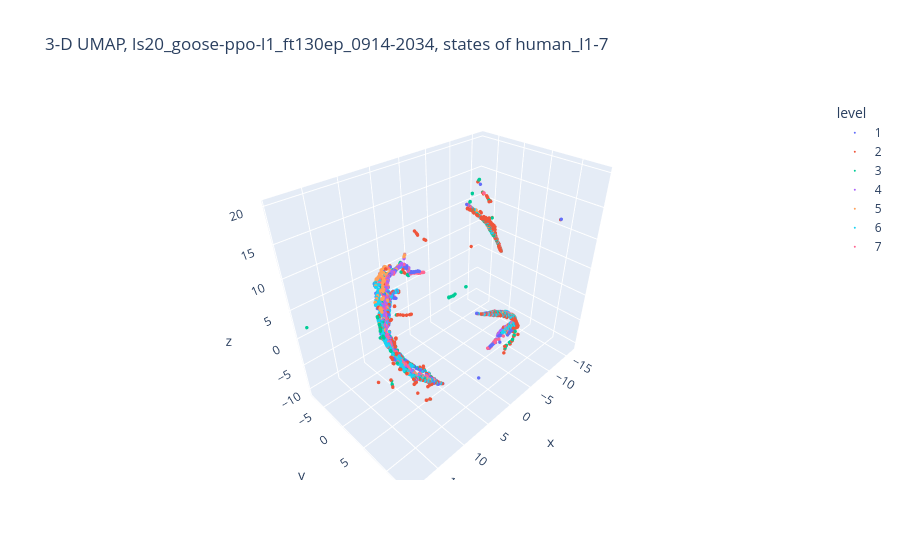

Notebook cell for this chart:
### Markdown cell above
## Interactive 3-D UMAP (plotly)

Rotate with the mouse; hovering shows episode, step, action and whether the episode completed its level. The episode number matches the GIF file names (`arc_dataset_metric_visualization --gifs`). Also saved as an HTML file in `evaluation/<game>/`.

### Code cell
PLOTLY_MODEL = MODELS[2]  # which model to show in 3-D

layout_3d = umap.UMAP(n_components=3, n_neighbors=50, min_dist=0.1, init="pca", random_state=SEED).fit_transform(embeddings[PLOTLY_MODEL])  # same settings as above, but 3 axes
episode_starts = np.array([start for start, _ in episodes])  # first row of every episode
points_3d = pd.DataFrame({
    "x": layout_3d[:, 0], "y": layout_3d[:, 1], "z": layout_3d[:, 2],
    "level": levels.astype(str),  # text -> one colour per level
    "episode": episode_of_row,  # same number as in the GIF file names
    "step": np.arange(len(grids)) - episode_starts[episode_of_row],  # position within the episode
    "action": actions,
    "completed": successes,
})

figure_3d = px.scatter_3d(points_3d, x="x", y="y", z="z", color="level", hover_data=["episode", "step", "action", "completed"], category_orders={"level": sorted(points_3d["level"].unique(), key=int)}, title=f"3-D UMAP, {PLOTLY_MODEL}, states of {DATASET}")
figure_3d.update_traces(marker_size=2)  # small points
figure_3d.write_html(evaluation_dir(GAME) / f"{DATASET}_umap3d_{PLOTLY_MODEL}.html")  # interactive file that opens in any browser
figure_3d.show()

### Figure 1 — Plotly figure (JSON) as saved in the notebook; plotly's stock layout.template omitted (floating-point values rounded to 4 significant figures; data arrays with more than 128 entries replaced by an {"elided": "..."} marker saying what was removed)
{"data": [{"customdata": {"elided": "493x4 mixed values"}, "hovertemplate": "level=1<br>x=%{x}<br>y=%{y}<br>z=%{z}<br>episode=%{customdata[0]}<br>step=%{customdata[1]}<br>action=%{customdata[2]}<br>completed=%{customdata[3]}<extra></extra>", "legendgroup": "1", "marker": {"color": "#636efa", "size": 2, "symbol": "circle"}, "mode": "markers", "name": "1", "scene": "scene", "showlegend": true, "type": "scatter3d", "x": {"elided": "493 float values"}, "y": {"elided": "493 float values"}, "z": {"elided": "493 float values"}}, {"customdata": {"elided": "1973x4 mixed values"}, "hovertemplate": "level=2<br>x=%{x}<br>y=%{y}<br>z=%{z}<br>episode=%{customdata[0]}<br>step=%{customdata[1]}<br>action=%{customdata[2]}<br>completed=%{customdata[3]}<extra></extra>", "legendgroup": "2", "marker": {"color": "#EF553B", "size": 2, "symbol": "circle"}, "mode": "markers", "name": "2", "scene": "scene", "showlegend": true, "type": "scatter3d", "x": {"elided": "1973 float values"}, "y": {"elided": "1973 float values"}, "z": {"elided": "1973 float values"}}, {"customdata": {"elided": "845x4 mixed values"}, "hovertemplate": "level=3<br>x=%{x}<br>y=%{y}<br>z=%{z}<br>episode=%{customdata[0]}<br>step=%{customdata[1]}<br>action=%{customdata[2]}<br>completed=%{customdata[3]}<extra></extra>", "legendgroup": "3", "marker": {"color": "#00cc96", "size": 2, "symbol": "circle"}, "mode": "markers", "name": "3", "scene": "scene", "showlegend": true, "type": "scatter3d", "x": {"elided": "845 float values"}, "y": {"elided": "845 float values"}, "z": {"elided": "845 float values"}}, {"customdata": {"elided": "657x4 mixed values"}, "hovertemplate": "level=4<br>x=%{x}<br>y=%{y}<br>z=%{z}<br>episode=%{customdata[0]}<br>step=%{customdata[1]}<br>action=%{customdata[2]}<br>completed=%{customdata[3]}<extra></extra>", "legendgroup": "4", "marker": {"color": "#ab63fa", "size": 2, "symbol": "circle"}, "mode": "markers", "name": "4", "scene": "scene", "showlegend": true, "type": "scatter3d", "x": {"elided": "657 float values"}, "y": {"elided": "657 float values"}, "z": {"elided": "657 float values"}}, {"customdata": {"elided": "1109x4 mixed values"}, "hovertemplate": "level=5<br>x=%{x}<br>y=%{y}<br>z=%{z}<br>episode=%{customdata[0]}<br>step=%{customdata[1]}<br>action=%{customdata[2]}<br>completed=%{customdata[3]}<extra></extra>", "legendgroup": "5", "marker": {"color": "#FFA15A", "size": 2, "symbol": "circle"}, "mode": "markers", "name": "5", "scene": "scene", "showlegend": true, "type": "scatter3d", "x": {"elided": "1109 float values"}, "y": {"elided": "1109 float values"}, "z": {"elided": "1109 float values"}}, {"customdata": {"elided": "1488x4 mixed values"}, "hovertemplate": "level=6<br>x=%{x}<br>y=%{y}<br>z=%{z}<br>episode=%{customdata[0]}<br>step=%{customdata[1]}<br>action=%{customdata[2]}<br>completed=%{customdata[3]}<extra></extra>", "legendgroup": "6", "marker": {"color": "#19d3f3", "size": 2, "symbol": "circle"}, "mode": "markers", "name": "6", "scene": "scene", "showlegend": true, "type": "scatter3d", "x": {"elided": "1488 float values"}, "y": {"elided": "1488 float values"}, "z": {"elided": "1488 float values"}}, {"customdata": {"elided": "1077x4 mixed values"}, "hovertemplate": "level=7<br>x=%{x}<br>y=%{y}<br>z=%{z}<br>episode=%{customdata[0]}<br>step=%{customdata[1]}<br>action=%{customdata[2]}<br>completed=%{customdata[3]}<extra></extra>", "legendgroup": "7", "marker": {"color": "#FF6692", "size": 2, "symbol": "circle"}, "mode": "markers", "name": "7", "scene": "scene", "showlegend": true, "type": "scatter3d", "x": {"elided": "1077 float values"}, "y": {"elided": "1077 float values"}, "z": {"elided": "1077 float values"}}], "layout": {"legend": {"title": {"text": "level"}, "tracegroupgap": 0}, "scene": {"domain": {"x": [0, 1], "y": [0, 1]}, "xaxis": {"title": {"text": "x"}}, "yaxis": {"title": {"text": "y"}}, "zaxis": {"title": {"text": "z"}}}, "title": {"text": "3-D UMAP, ls20_goose-ppo-l1_ft130ep_0914-2034, states of human_l1-7"}}}
